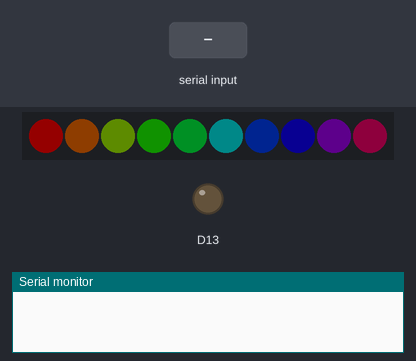
The sketch below on a simulated Adafruit Circuit Playground Express. Shown: 10 RGB LEDs in strip order, left to right, output pins drawn as LEDs (lit = HIGH), the last lines printed to the serial monitor. The test bench sets the inputs (shaded band). Dim RGB values are drawn brighter than linear.

Above: at 1.2 s.
1.3 s: "90,45,200\n" received over Serial
At 2.5 s:
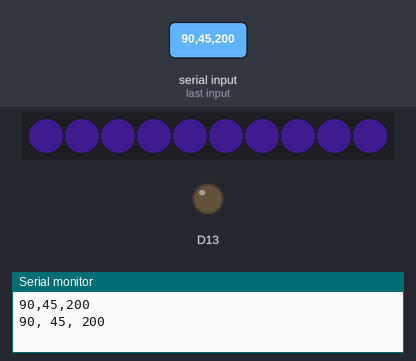
2.8 s: "90,45\n" received over Serial
At 4.0 s:
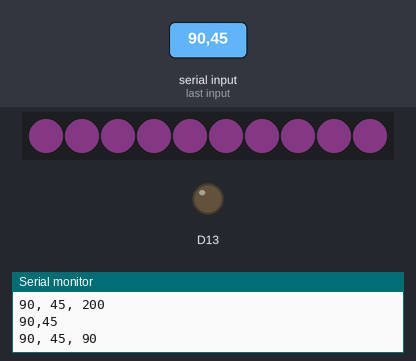
4.3 s: "5\n" received over Serial
At 5.4 s:
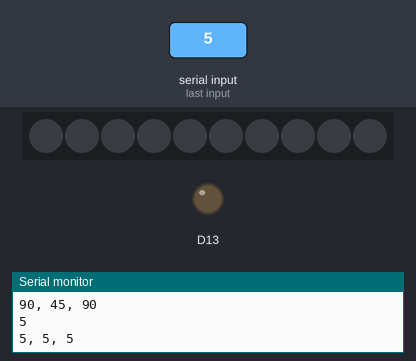
5.8 s: "30,150,10\n" received over Serial
At 6.8 s:
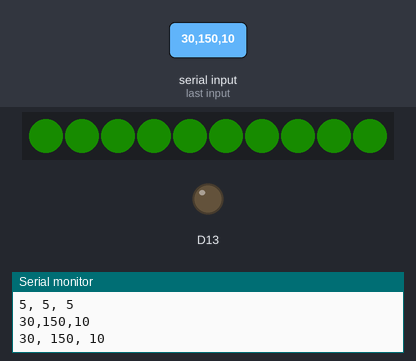
7.3 s: "90\n" received over Serial
At 8.2 s:
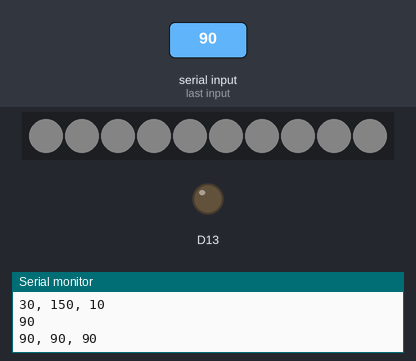
Timing chart, 0 to 9.8 s (numbered marks = the images above; inputs shaded):
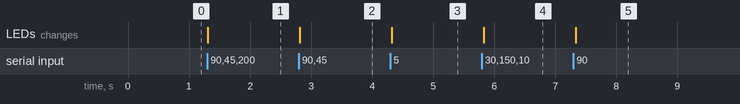

The sketch:

CpxColorSerialIn.ino
```cpp
/**
  This example receives a comma separated string of R, G, B values delimited by a return character '\n'.
  Then parses and converts those values to integers and appropriately sets the color of the Circuit
  Playground Express (CPX) built-in NeoPixels.

  While this example will work with any Serial program, I wrote it to demonstrate the
  Serial API for web browsers (currently only works with Chrome). This new API allows
  developers to write JavaScript code in a web browser to read/write data over the serial
  port, including to devices like Arduino.

  By Jon E. Froehlich
  @jonfroehlich
  http://makeabilitylab.io

*/
#include <Adafruit_CircuitPlayground.h> // Library ref: https://caternuson.github.io/Adafruit_CircuitPlayground/

const int NUM_NEO_PIXELS = 10;
const int BAUD_RATE = 9600;
const int ANALOG_INPUT_PIN = A1;

void setup() {
  CircuitPlayground.begin();
  Serial.begin(BAUD_RATE);

  // Set colors into a pretty state. This just lets us know that the program is running
  // and we are waiting for serial data
  for (int i = 0; i < NUM_NEO_PIXELS; i++) {
    // color wheel is a hue color wheel from 0 to 255
    int wheelPosition = map(i, 0, NUM_NEO_PIXELS, 0, 255);

    // convert to a 24-bit RGB color val
    // https://caternuson.github.io/Adafruit_CircuitPlayground/colorWheel.html
    int colorWheelVal = CircuitPlayground.colorWheel(wheelPosition);
    CircuitPlayground.setPixelColor(i, colorWheelVal);
  }
}

void loop() {
  // Read the serial data
  if (Serial.available() > 0) {
    String serialInputStr = Serial.readStringUntil('\n');// s1 is String type variable.
    //String serialInputStr = "255, 128, 60";

    // Parse the RGB data
    int firstTokenIndex = 0;
    int lastTokenIndex = serialInputStr.indexOf(',');
    String redStr = serialInputStr.substring(firstTokenIndex, lastTokenIndex);

    firstTokenIndex = lastTokenIndex + 1;
    lastTokenIndex = serialInputStr.indexOf(',', firstTokenIndex);
    String greenStr = serialInputStr.substring(firstTokenIndex, lastTokenIndex);

    firstTokenIndex = lastTokenIndex + 1;
    lastTokenIndex = serialInputStr.indexOf(',', firstTokenIndex);
    String blueStr = serialInputStr.substring(firstTokenIndex, lastTokenIndex);

    // Print it back out for debugging
    Serial.println(serialInputStr);
    Serial.print(redStr);
    Serial.print(", ");
    Serial.print(greenStr);
    Serial.print(", ");
    Serial.println(blueStr);

    // Convert to integers
    int red = redStr.toInt();
    int green = greenStr.toInt();
    int blue = blueStr.toInt();

    // We expect a value between 0 and 255 (just make sure)
    red = constrain(red, 0, 255); // make sure we contrain to 0, 255
    green = constrain(green, 0, 255); // make sure we contrain to 0, 255
    blue = constrain(blue, 0, 255); // make sure we contrain to 0, 255

    // Loop through the first 5 (of 10) neopixels and set them
    // to the value read in from serial input
    for (int i = 0; i < NUM_NEO_PIXELS; i++) {
      CircuitPlayground.setPixelColor(i, red, green, blue);
    }
  }

  // We don't expect the signal to change much, so delay 50-100ms should be fine
  delay(50);
}
```

Measured:
- after the input at 1.3 s, the LEDs: change at once (image 1)
- after the input at 2.8 s, the LEDs: change at once (image 2)
- after the input at 4.3 s, the LEDs: change at once (image 3)
- after the input at 5.8 s, the LEDs: change at once (image 4)
- after the input at 7.3 s, the LEDs: change at once (image 5)
